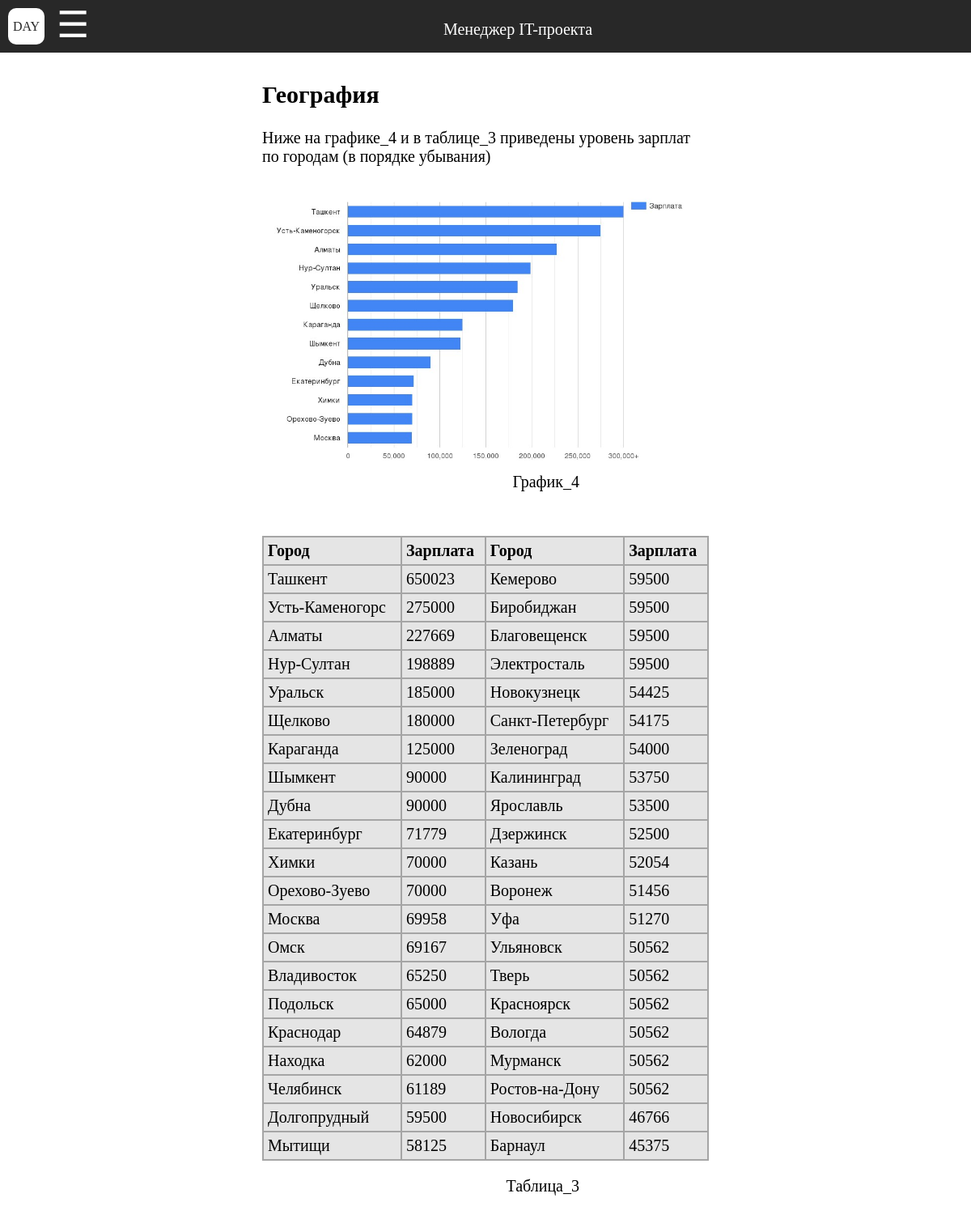
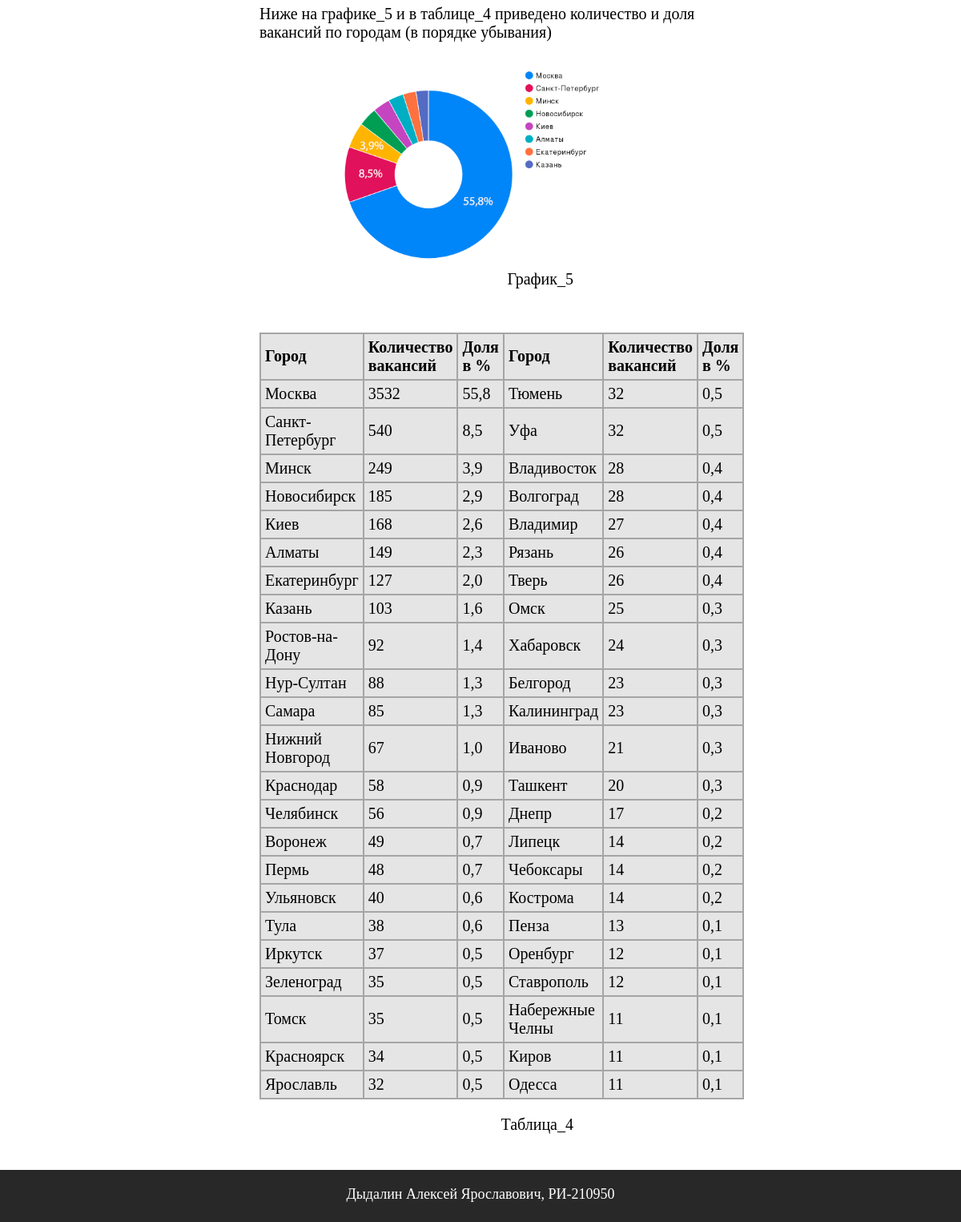
/geography, run on the app's committed database (2 pictures, top to bottom).
### main/models.py (models this page shows, shortened)
class Salary_in_city(models.Model):
    citis = models.CharField('Название городов', max_length=30)
    city_collum_1 = models.CharField('Город колонка 1', max_length=15)
    salary_collum_1 = models.IntegerField('Доход всех профессий колонка 1')
    city_collum_2 = models.CharField('Город колонка 2', max_length=15)
    salary_collum_2 = models.IntegerField('Доход всех профессий колонка 2')
    class Meta:
        verbose_name = 'доход по городу'
        verbose_name_plural = 'доход по городам'

class Part_per_city(models.Model):
    citis = models.CharField('Название городов', max_length=30)
    city_collum_1 = models.CharField('Город колонка 1', max_length=30)
    salary_collum_1 = models.IntegerField('количество вакансий в городе колонка 1')
    part_collum_1 = models.CharField('Доля 1', max_length=4)
    city_collum_2 = models.CharField('Город колонка 2', max_length=30)
    vacancies_collum_2 = models.IntegerField('Количество вакансий колонка 2')
    part_collum_2 = models.CharField('Доля 2', max_length=15)
    class Meta:
        verbose_name = 'количество вакансий по городу'
        verbose_name_plural = 'количество вакансий по городам'

### main/views.py (the view)
# urls.py: path('geography', include('main.urls')),
def geography(request):
    data_sal = Salary_in_city.objects.all()
    data_vac = Part_per_city.objects.all()
    template = loader.get_template('main/geography.html')
    context = {
        'x': data_sal,
        'y': data_vac,
    }
    return HttpResponse(template.render(context, request))

### main/templates/main/geography.html (shortened to what this page needs)
{% extends 'main/base.html' %}
{% load static %}
{% block content %}
<div class="container">
	<h2>География</h2>
	<p>Ниже на графике_4 и в таблице_3 приведены уровень зарплат по городам (в порядке убывания)</p>
	<div class="chart__container">
		<img src=" {% static 'main/img/citys_sal.jpg' %}">
		<p align="right">График_4</p>
	</div>
	<div class="table__section">
	<table>
	<tr>
		<th> Город </th>
		<th> Зарплата </th>
		<th> Город </th>
		<th> Зарплата </th>
	</tr>
	{% for item in x %}
		<tr>
			<td> {{ item.city_collum_1 }} </td>
			<td> {{ item.salary_collum_1 }} </td>
			<td> {{ item.city_collum_2 }} </td>
			<td> {{ item.salary_collum_2 }} </td>
		</tr>
	{% endfor %}
	</table>
	<p align="right">Таблица_3</p>
	</div>
	<p>Ниже на графике_5 и в таблице_4 приведено количество и доля вакансий по городам (в порядке убывания)</p>
	<div class="chart__container">
		<img src=" {% static 'main/img/citys_job.png' %}">
		<p align="right">График_5</p>
	</div>
	<div class="table__section">
		<table>
			<tr>
				<th> Город </th>
				<th> Количество вакансий </th>
				<th> Доля в % </th>
				<th> Город </th>
				<th> Количество вакансий </th>
				<th> Доля в % </th>
			</tr>
			{% for item in y %}
				<tr>
					<td> {{ item.city_collum_1 }} </td>
					<td> {{ item.salary_collum_1 }} </td>
					<td> {{ item.part_collum_1 }} </td>
					<td> {{ item.city_collum_2 }} </td>
					<td> {{ item.vacancies_collum_2 }} </td>
					<td> {{ item.part_collum_2 }} </td>
				</tr>
			{% endfor %}
		</table>
		<p align="right">Таблица_4</p>
	</div>
</div>
{% endblock %}

### main/templates/main/base.html (shortened to what this page needs)
{% load static %}
<!doctype html>
<html lang="ru">
<head>
    <link rel="stylesheet" href=" {% static 'main/css/style.css' %}">
</head>
<body>
	<div class="header">
		<div class="header__logo">
			<p>DAY</p>
		</div>
		<div class="menu">
			<li>
				<div class="menu__logo">☰</div>
			</li>
		</div>
		<div class="header__sign">
			<p>Менеджер IT-проекта</p>
		</div>
	</div>
	{% block content %} {% endblock %}
	<div class="footer">
		<p>Дыдалин Алексей Ярославович, РИ-210950</p>
	</div>
</body>
</html>

### main/static/main/css/style.css (style rules this page uses)
body { margin: 0px; padding: 0px; }
.header { display: flex; position: fixed; margin: auto; height: auto; background: #282828; width: 100%; height: 65px; }
.header__logo { border-radius: 10px; height: 45px; width: 45px; margin: 10px 15px 10px 10px; background-color: #fff; color: #282828; display: flex; justify-content: center; align-items: center; cursor: default; }
.header__logo p { color: #282828; margin: 0px; padding: 0px; display: flex; justify-content: center; align-items: center; cursor: default; }
.header__sign { width: 87.5%; text-align:center; padding: auto; }
.header__sign p { text-align:center; font-size: 20px; margin: 0px; padding-top: 25px; color: #fff; }
.menu { display: flex; }
.menu__logo { font-size: 45px; height: 45px; width: 45px; display: flex; align-items: center; margin: 0px 0px 0px 0px; padding: 7.5px 0px 0px 0px; color: #fff; cursor: pointer; }
.menu li { width: 45px; list-style: none; position: relative; }
.container { padding-top: 75px; margin-left:27%; margin-right:27%; height: 100%; font-size: 20px; }
.container img { max-width: 100%; margin-right: auto; margin-left: auto; display: block; }
.chart__container p { padding-right: 160px; padding-bottom: 15px; margin: 0; }
.table__section p { padding-right: 160px; padding-bottom: 15px; margin-top: 20px; }
table { width:100%; background:#A5A5A5; color:#000; margin-top: 40px; }
table th, td { background:#E5E5E5; padding: 5px; text-align: left; width: auto; }
.footer { width: 100%; margin-top: 30px; background-color: #282828; height: 65px; }
.footer p { width: 100%; text-align: center; margin: 0px; padding-top: 20px; color: #fff; font-size: 18px; }

### data on the page
Salary_in_city: city_collum_1 "Ташкент", salary_collum_1 "650023", city_collum_2 "Кемерово", salary_collum_2 "59500"
Salary_in_city: city_collum_1 "Усть-Каменогорс", salary_collum_1 "275000", city_collum_2 "Биробиджан", salary_collum_2 "59500"
Salary_in_city: city_collum_1 "Алматы", salary_collum_1 "227669", city_collum_2 "Благовещенск", salary_collum_2 "59500"
Salary_in_city: city_collum_1 "Нур-Султан", salary_collum_1 "198889", city_collum_2 "Электросталь", salary_collum_2 "59500"
Salary_in_city: city_collum_1 "Уральск", salary_collum_1 "185000", city_collum_2 "Новокузнецк", salary_collum_2 "54425"
Salary_in_city: city_collum_1 "Щелково", salary_collum_1 "180000", city_collum_2 "Санкт-Петербург", salary_collum_2 "54175"
Salary_in_city: city_collum_1 "Караганда", salary_collum_1 "125000", city_collum_2 "Зеленоград", salary_collum_2 "54000"
Salary_in_city: city_collum_1 "Шымкент", salary_collum_1 "90000", city_collum_2 "Калининград", salary_collum_2 "53750"
Salary_in_city: city_collum_1 "Дубна", salary_collum_1 "90000", city_collum_2 "Ярославль", salary_collum_2 "53500"
Salary_in_city: city_collum_1 "Екатеринбург", salary_collum_1 "71779", city_collum_2 "Дзержинск", salary_collum_2 "52500"
Salary_in_city: city_collum_1 "Химки", salary_collum_1 "70000", city_collum_2 "Казань", salary_collum_2 "52054"
Salary_in_city: city_collum_1 "Орехово-Зуево", salary_collum_1 "70000", city_collum_2 "Воронеж", salary_collum_2 "51456"
Salary_in_city: city_collum_1 "Москва", salary_collum_1 "69958", city_collum_2 "Уфа", salary_collum_2 "51270"
Salary_in_city: city_collum_1 "Омск", salary_collum_1 "69167", city_collum_2 "Ульяновск", salary_collum_2 "50562"
Salary_in_city: city_collum_1 "Владивосток", salary_collum_1 "65250", city_collum_2 "Тверь", salary_collum_2 "50562"
Salary_in_city: city_collum_1 "Подольск", salary_collum_1 "65000", city_collum_2 "Красноярск", salary_collum_2 "50562"
Salary_in_city: city_collum_1 "Краснодар", salary_collum_1 "64879", city_collum_2 "Вологда", salary_collum_2 "50562"
Salary_in_city: city_collum_1 "Находка", salary_collum_1 "62000", city_collum_2 "Мурманск", salary_collum_2 "50562"
Salary_in_city: city_collum_1 "Челябинск", salary_collum_1 "61189", city_collum_2 "Ростов-на-Дону", salary_collum_2 "50562"
Salary_in_city: city_collum_1 "Долгопрудный", salary_collum_1 "59500", city_collum_2 "Новосибирск", salary_collum_2 "46766"
Salary_in_city: city_collum_1 "Мытищи", salary_collum_1 "58125", city_collum_2 "Барнаул", salary_collum_2 "45375"
Part_per_city: city_collum_1 "Москва", salary_collum_1 "3532", part_collum_1 "55,8", city_collum_2 "Тюмень", vacancies_collum_2 "32", part_collum_2 "0,5"
Part_per_city: city_collum_1 "Санкт-Петербург", salary_collum_1 "540", part_collum_1 "8,5", city_collum_2 "Уфа", vacancies_collum_2 "32", part_collum_2 "0,5"
Part_per_city: city_collum_1 "Минск", salary_collum_1 "249", part_collum_1 "3,9", city_collum_2 "Владивосток", vacancies_collum_2 "28", part_collum_2 "0,4"
Part_per_city: city_collum_1 "Новосибирск", salary_collum_1 "185", part_collum_1 "2,9", city_collum_2 "Волгоград", vacancies_collum_2 "28", part_collum_2 "0,4"
Part_per_city: city_collum_1 "Киев", salary_collum_1 "168", part_collum_1 "2,6", city_collum_2 "Владимир", vacancies_collum_2 "27", part_collum_2 "0,4"
Part_per_city: city_collum_1 "Алматы", salary_collum_1 "149", part_collum_1 "2,3", city_collum_2 "Рязань", vacancies_collum_2 "26", part_collum_2 "0,4"
Part_per_city: city_collum_1 "Екатеринбург", salary_collum_1 "127", part_collum_1 "2,0", city_collum_2 "Тверь", vacancies_collum_2 "26", part_collum_2 "0,4"
Part_per_city: city_collum_1 "Казань", salary_collum_1 "103", part_collum_1 "1,6", city_collum_2 "Омск", vacancies_collum_2 "25", part_collum_2 "0,3"
Part_per_city: city_collum_1 "Ростов-на-Дону", salary_collum_1 "92", part_collum_1 "1,4", city_collum_2 "Хабаровск", vacancies_collum_2 "24", part_collum_2 "0,3"
Part_per_city: city_collum_1 "Нур-Султан", salary_collum_1 "88", part_collum_1 "1,3", city_collum_2 "Белгород", vacancies_collum_2 "23", part_collum_2 "0,3"
Part_per_city: city_collum_1 "Самара", salary_collum_1 "85", part_collum_1 "1,3", city_collum_2 "Калининград", vacancies_collum_2 "23", part_collum_2 "0,3"
Part_per_city: city_collum_1 "Нижний Новгород", salary_collum_1 "67", part_collum_1 "1,0", city_collum_2 "Иваново", vacancies_collum_2 "21", part_collum_2 "0,3"
Part_per_city: city_collum_1 "Краснодар", salary_collum_1 "58", part_collum_1 "0,9", city_collum_2 "Ташкент", vacancies_collum_2 "20", part_collum_2 "0,3"
Part_per_city: city_collum_1 "Челябинск", salary_collum_1 "56", part_collum_1 "0,9", city_collum_2 "Днепр", vacancies_collum_2 "17", part_collum_2 "0,2"
Part_per_city: city_collum_1 "Воронеж", salary_collum_1 "49", part_collum_1 "0,7", city_collum_2 "Липецк", vacancies_collum_2 "14", part_collum_2 "0,2"
Part_per_city: city_collum_1 "Пермь", salary_collum_1 "48", part_collum_1 "0,7", city_collum_2 "Чебоксары", vacancies_collum_2 "14", part_collum_2 "0,2"
Part_per_city: city_collum_1 "Ульяновск", salary_collum_1 "40", part_collum_1 "0,6", city_collum_2 "Кострома", vacancies_collum_2 "14", part_collum_2 "0,2"
Part_per_city: city_collum_1 "Тула", salary_collum_1 "38", part_collum_1 "0,6", city_collum_2 "Пенза", vacancies_collum_2 "13", part_collum_2 "0,1"
Part_per_city: city_collum_1 "Иркутск", salary_collum_1 "37", part_collum_1 "0,5", city_collum_2 "Оренбург", vacancies_collum_2 "12", part_collum_2 "0,1"
Part_per_city: city_collum_1 "Зеленоград", salary_collum_1 "35", part_collum_1 "0,5", city_collum_2 "Ставрополь", vacancies_collum_2 "12", part_collum_2 "0,1"
Part_per_city: city_collum_1 "Томск", salary_collum_1 "35", part_collum_1 "0,5", city_collum_2 "Набережные Челны", vacancies_collum_2 "11", part_collum_2 "0,1"
Part_per_city: city_collum_1 "Красноярск", salary_collum_1 "34", part_collum_1 "0,5", city_collum_2 "Киров", vacancies_collum_2 "11", part_collum_2 "0,1"
Part_per_city: city_collum_1 "Ярославль", salary_collum_1 "32", part_collum_1 "0,5", city_collum_2 "Одесса", vacancies_collum_2 "11", part_collum_2 "0,1"
